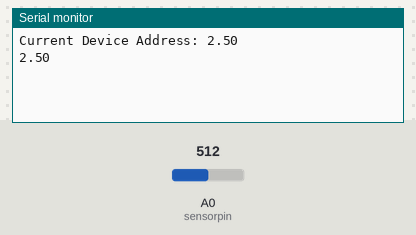
This sketch was run on a simulated Arduino Zero (SAMD21). Shown: the last lines printed to the serial monitor. The inputs (shaded band) are chosen by the test bench; at power-on: A0 (sensorpin) = 512 (analog values on the 0–1023 scale).

Above: at 1.8 s.
1.9 s: A0 (sensorpin) set to 716
At 2.8 s:
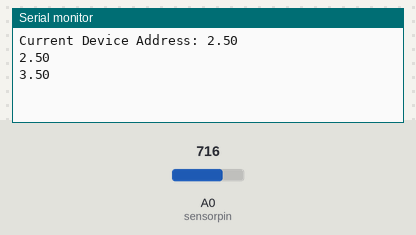
3.4 s: A0 (sensorpin) set to 900
At 4.5 s:
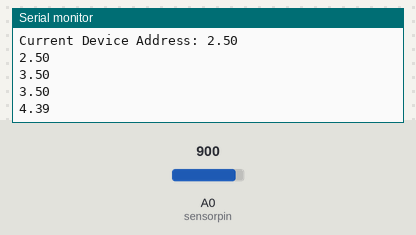
Timing chart, 0 to 6.4 s (numbered marks = the images above; inputs shaded):
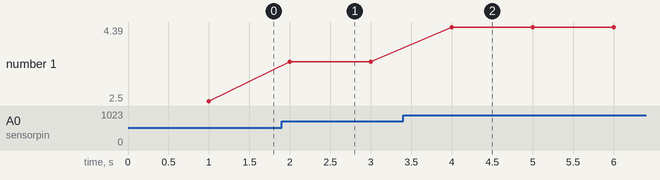

Measured:
- after the input at 1.9 s, the serial monitor: prints a new line after 0.10 s (image 1)
- after the input at 3.4 s, the serial monitor: prints a new line after 0.60 s (image 2)
- plotted number 1: 2.5 → 3.5 after the input at 1.9 s, 3.5 → 4.39 after the input at 3.4 s

The sketch:

test_potentiometre.ino
```cpp
#include <Wire.h>

float sensorvalue;
int sensorpin = A0;

void setup() {
  // put your setup code here, to run once:
  Wire.begin();
  Serial.begin(9600);    // Start serial communication at 115200 baud
  while(!Serial);
  Wire.setClock(400000);   // Set clock speed to be the fastest for better communication (fast mode)
  Serial.print("Current Device Address: ");

  analogReadResolution(12);
}

void loop() {
  // put your main code here, to run repeatedly:
  sensorvalue = analogRead(sensorpin)* 5.0 / 4096.;
  Serial.println(sensorvalue);
  delay(1000);
}
```
